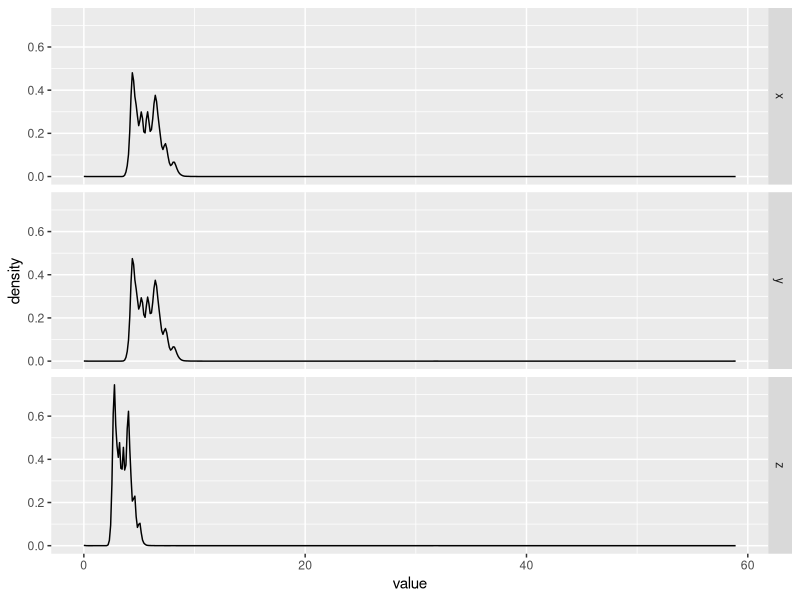
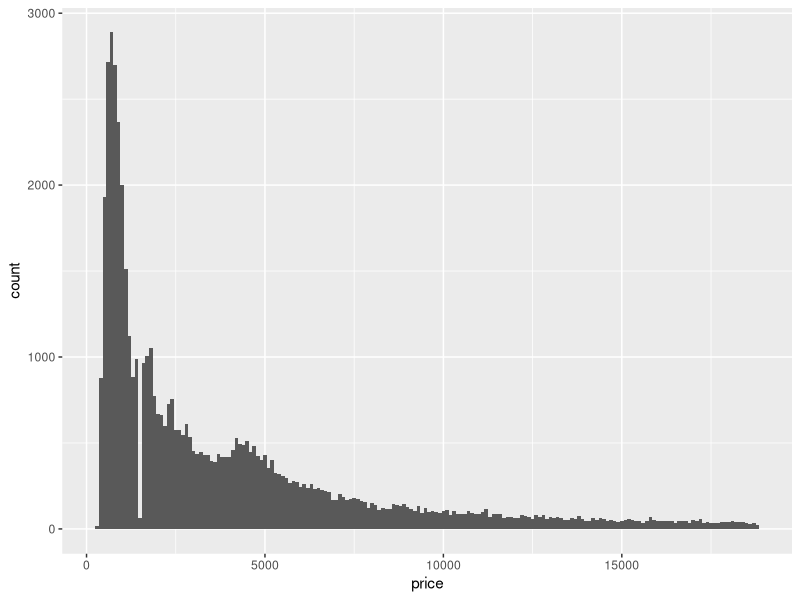
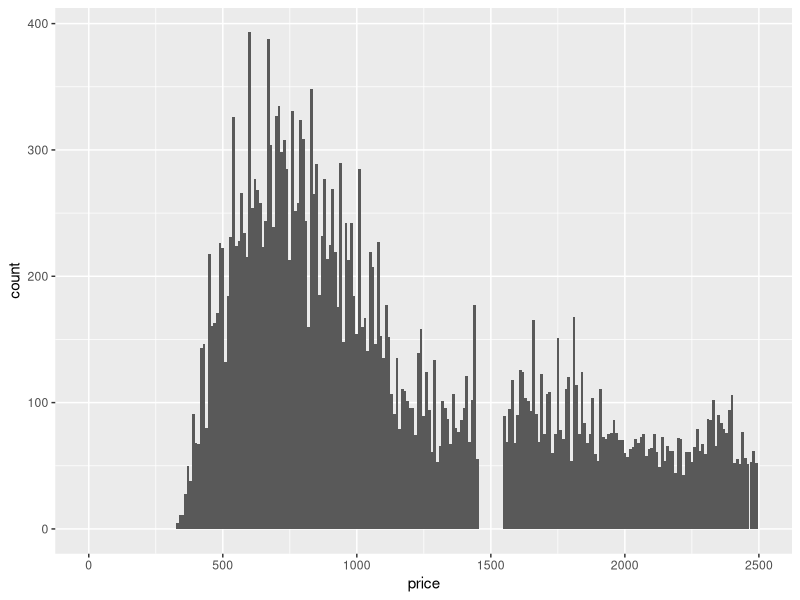
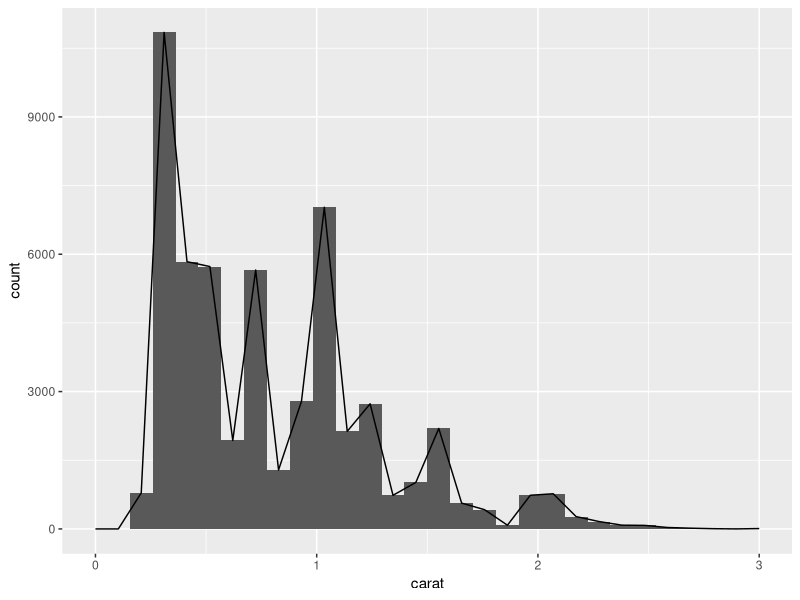
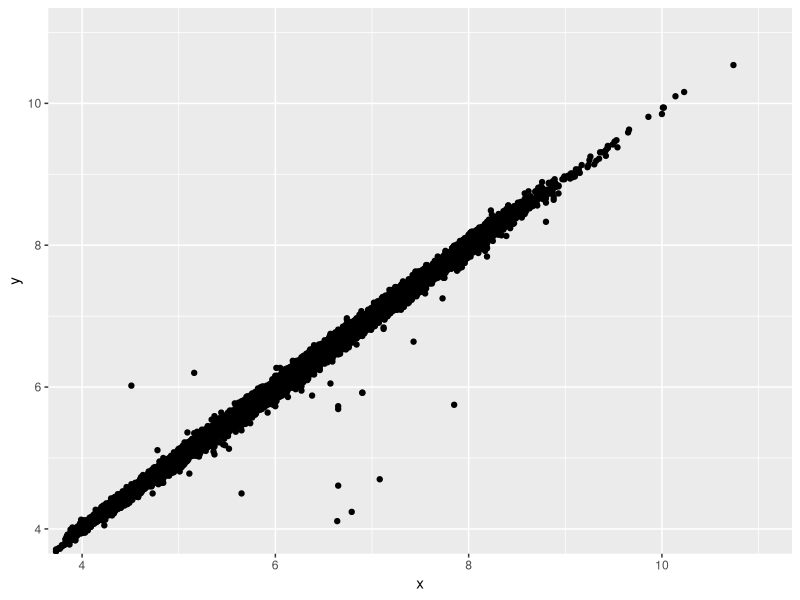

Recreate these plots in R, in order.
## ---- chunk 1
knitr::opts_chunk$set(echo = TRUE)
knitr::opts_chunk$set(eval = TRUE)
## ---- chunk 2
    if(!"tidyverse" %in% rownames(installed.packages()))
        install.packages("tidyverse", repos = "http://cran.rstudio.com/")
    library(tidyverse)
    
    diamonds %>%
      select(x, y, z) %>%
      gather(variable, value) %>%
      ggplot(aes(x = value)) +
      geom_density() +
      facet_grid(variable ~ .)
## ---- chunk 3
    ggplot(data = diamonds) +
      geom_histogram(aes(x = price), binwidth = 100)
    
    ggplot(data = diamonds) + 
      geom_histogram(aes(x = price), binwidth = 10) +
      xlim(c(0, 2500))
## ---- chunk 4
    diamonds %>%
      filter(carat %in% c(0.99, 1)) %>%
      count(carat)
    
    ggplot(diamonds, aes(x = carat), binwidth = 0.01) + 
      geom_histogram() + 
      geom_freqpoly() +
      xlim(c(0, 3))
## ---- chunk 5
  ggplot(data = diamonds) +
  geom_point(mapping = aes(x = x, y = y)) +
  coord_cartesian(xlim = c(4, 11), ylim = c(4, 11))
